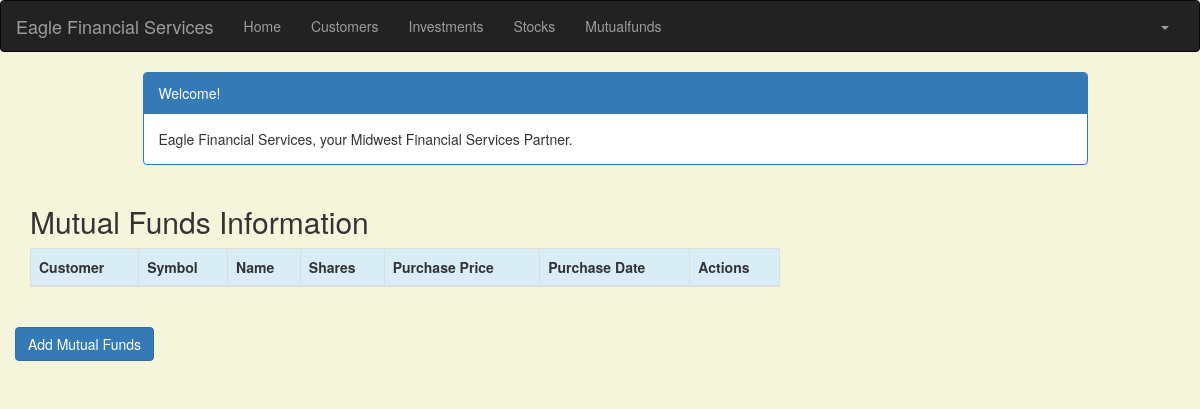
The page /mutualfund/ (signed in) on the database as committed earlier.
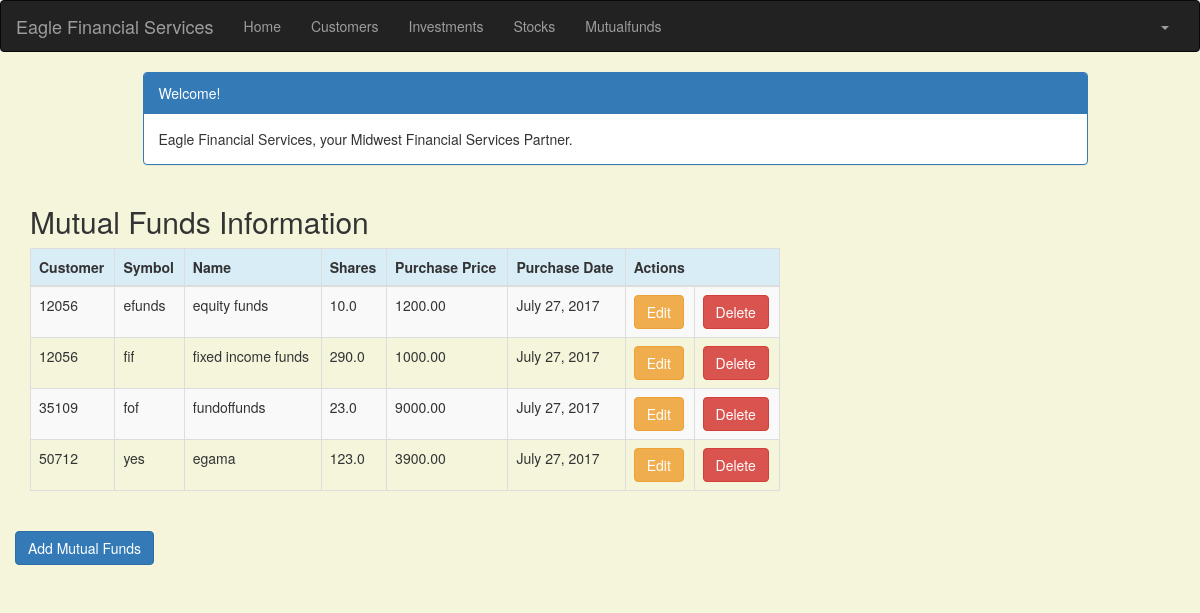
The same page on the database as committed later.
### portfolio/models.py (models this page shows, shortened)
class Mutualfund(models.Model):
    customer = models.ForeignKey(Customer, related_name='mutualfunds')
    symbol = models.CharField(max_length=10)
    name = models.CharField(max_length=50)
    shares = models.DecimalField (max_digits=10, decimal_places=1)
    purchase_price = models.DecimalField(max_digits=10, decimal_places=2)
    purchase_date = models.DateField(default=timezone.now, blank=True, null=True)

class Customer(models.Model):
    name = models.CharField(max_length=50)
    address = models.CharField(max_length=200)
    cust_number = models.IntegerField(blank=False, null=False)
    city = models.CharField(max_length=50)
    state = models.CharField(max_length=50)
    zipcode = models.CharField(max_length=10)
    email = models.EmailField(max_length=200)
    cell_phone = models.CharField(max_length=50)
    created_date = models.DateTimeField(
        default=timezone.now)
    updated_date = models.DateTimeField(auto_now_add=True)
    def __str__(self):
        return str(self.cust_number)

### portfolio/views.py (the view)
# urls.py: url(r'^mutualfund/$', views.mutualfund_list, name='mutualfund_list'),
@login_required
def mutualfund_list(request):
   mutualfunds = Mutualfund.objects.filter(purchase_date__lte=timezone.now())
   return render(request, 'portfolio/mutualfund_list.html', {'mutualfunds': mutualfunds})

### portfolio/templates/portfolio/mutualfund_list.html (shortened to what this page needs)
{% extends 'portfolio/base.html' %}
{% block content %}
    <!DOCTYPE html>
    <html>
    <head>
        <link rel="stylesheet" href="https://maxcdn.bootstrapcdn.com/bootstrap/3.3.4/css/bootstrap.min.css">
    </head>
    <body>
    <div class="container">
        <div class="row">
            <div class="col-md-10 col-md-offset-1">
                <div class="panel panel-primary">
                    <div class="panel-heading">Welcome!</div>
                    <div class="panel-body">
                        Eagle Financial Services, your Midwest Financial Services Partner.
                    </div>
                </div>
            </div>
        </div>
    </div>
    <div class="row">
        <h2 style="padding-left: 15Px">Mutual Funds Information</h2>
    </div>
    <div>
        <table class="table table-striped table-bordered table-hover">
            <thead>
            <tr class="bg-info">
                <th>Customer</th>
                <th>Symbol</th>
                <th>Name</th>
                <th>Shares</th>
                <th>Purchase Price</th>
                <th>Purchase Date</th>
                <th colspan="3">Actions</th>
            </tr>
            </thead>
            <tbody>
            {% for mutualfund in mutualfunds %}
                <tr>
                    <td>{{ mutualfund.customer }}</td>
                    <td>{{ mutualfund.symbol }}</td>
                    <td>{{ mutualfund.name }}</td>
                    <td>{{ mutualfund.shares }}</td>
                    <td>{{ mutualfund.purchase_price }}</td>
                    <td>{{ mutualfund.purchase_date }}</td>
                    <td><a href="{% url 'portfolio:mutualfund_edit' pk=mutualfund.pk %}"
                           class="btn btn-warning">Edit</a></td>
                    <td><a href="{% url 'portfolio:mutualfund_delete' pk=mutualfund.pk %}"
                           onclick="return confirm('Are you sure you want to delete?')"
                           class="btn btn-danger">Delete</a>
                    </td>
                </tr>
            {% endfor %}
            </tbody>
        </table>
     <div class="row">
            <a href="{% url 'portfolio:mutualfund_new' %}" class="row"><span
                    class="btn btn-primary">Add Mutual Funds</span></a>
        </div>
    </div>
    </body>
    </html>
{% endblock %}

Rows that differ between the two databases and show on the page:
added Mutualfund: customer "12056", symbol "efunds", name "equity funds", shares "10.0", purchase_price "1200.00", purchase_date "July 27, 2017"
added Mutualfund: customer "12056", symbol "fif", name "fixed income funds", shares "290.0", purchase_price "1000.00", purchase_date "July 27, 2017"
added Mutualfund: customer "35109", symbol "fof", name "fundoffunds", shares "23.0", purchase_price "9000.00", purchase_date "July 27, 2017"
added Mutualfund: customer "50712", symbol "yes", name "egama", shares "123.0", purchase_price "3900.00", purchase_date "July 27, 2017"
